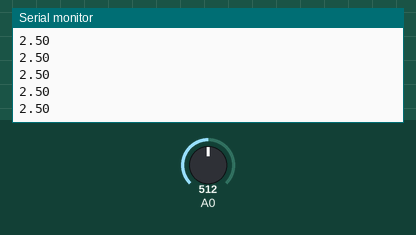
Recording of a sketch running on a simulated Arduino Uno, built with avr-gcc and run on an emulated ATmega328P. Shown: the last lines printed to the serial monitor. Inputs (shaded band) come from the test bench; at power-on: A0 = 512.

Above: at 1.2 s.
1.3 s: A0 set to 716
At 2.0 s:
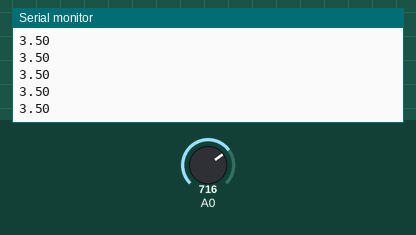
2.8 s: A0 set to 900
At 3.6 s:
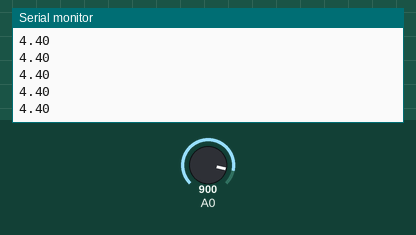
Timing chart, 0 to 5.8 s (numbered marks = the images above; inputs shaded):
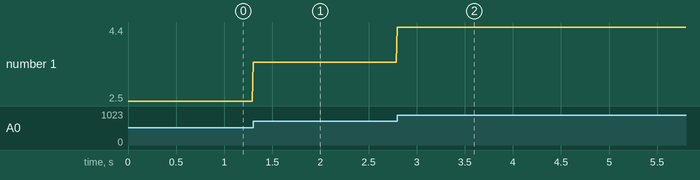

Measured:
- after the input at 1.3 s, the serial monitor: prints a new line at once (image 1)
- after the input at 2.8 s, the serial monitor: prints a new line at once (image 2)
- plotted number 1: 2.5 → 3.5 after the input at 1.3 s, 3.5 → 4 after the input at 2.8 s

The sketch:

nodemcu.-.analog.read.ino
```cpp
/*
 * primitive reader for analog voltage ( 5v ) and print on serial
 * created 20181011 by TET
 */

volatile int sensorValue; // direct read from pin
volatile float voltage;   // converted to a meaningful

/**
 * preparation
 */
void setup() {
  Serial.begin(9600);     // setup serial monitoring
}

/**
 * running code
 */
void loop() {
  // put your main code here, to run repeatedly:
  doSomeWork();
  delay(10);
}

/**
 * heavy load method ^^
 */
void doSomeWork(){
  sensorValue = analogRead(A0); // read the input on analog pin 0:
  voltage = sensorValue * (5.0 / 1023.0); // Convert the analog reading to a voltage (0 - 5V)
  Serial.println(voltage);
}
```
